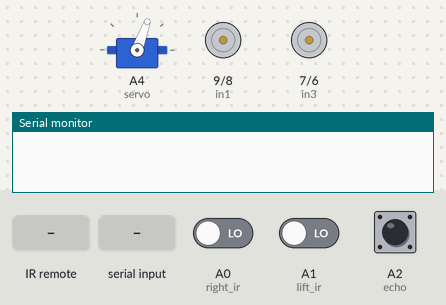
The sketch below on a simulated Arduino Uno, built with avr-gcc and run on an emulated ATmega328P. Shown: servo, motor-driver pin pairs drawn as motors (green arrow = first pin HIGH = forward, orange = second pin HIGH = backward, longer = more drive, scaled by the enable pin), the last lines printed to the serial monitor. Wiring (inferred from the names in the program): servo: signal A4. The inputs (shaded band) are chosen by the test bench; at power-on: A2 (echo) LOW, A0 (right_ir) LOW, A1 (lift_ir) LOW. Servo pulses on a pin are drawn as a servo (544–2400 µs = 0–180°).

Above: at 4.7 s.
4.8 s: infrared code 0xFF7A85 received
At 7.6 s:
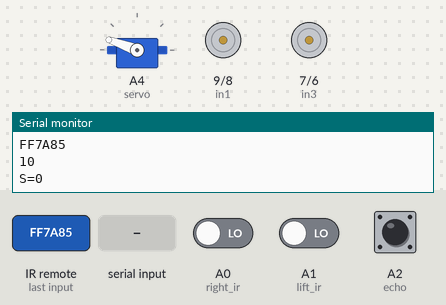
7.8 s: A2 (echo) pulsed HIGH 2 times (0.12 s each, 0.3 s apart)
10.8 s: infrared code 0xFF18E7 received
At 12.08 s:
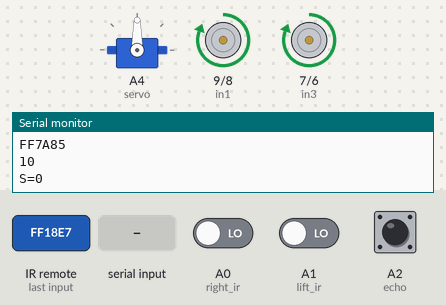
At 13.5 s:
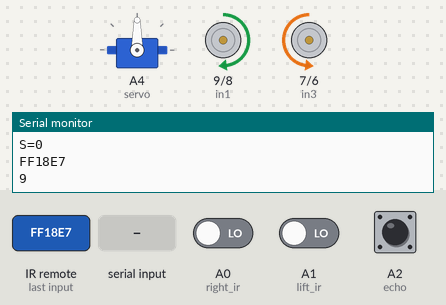
13.8 s: "1\n" received over the second serial link
At 19.4 s:
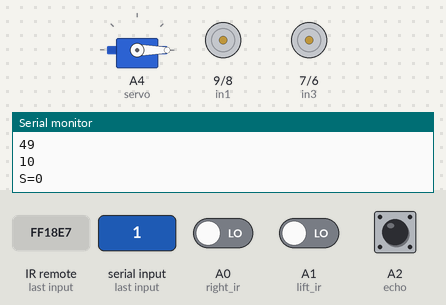
19.8 s: "0\n" received over the second serial link
28.8 s: infrared code 0xFFA857 received
Timing chart, 0 to 32.8 s (numbered marks = the images above; inputs shaded):
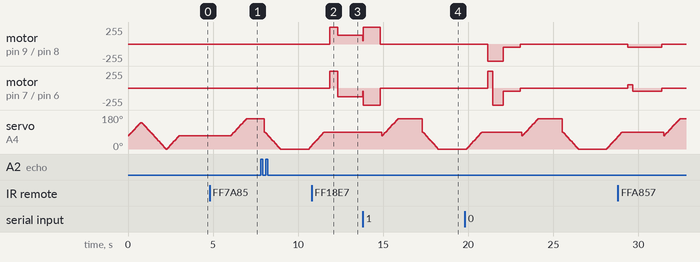

The sketch:

remot_arduino_car.ino
```cpp
#include <SoftwareSerial.h>
SoftwareSerial BT_Serial(2, 3); // RX, TX
#include <IRremote.h>
const int RECV_PIN = A5;
IRrecv irrecv(RECV_PIN);
decode_results results;

#define enA 10
#define in1 9
#define in2 8
#define in3 7
#define in4 6
#define enB 5

#define servo A4

#define right_ir A0
#define lift_ir A1

#define echo A2
#define trigger A3

int distance_L, distance_F = 30, distance_R;
long distance;
int set = 20;

int bt_ir_data;
int Speed = 130;
int mode=0;
int IR_data;


long IRremote_data(){
     if(results.value==0xFF02FD){IR_data=1;}
else if(results.value==0xFF9867){IR_data=2;}
else if(results.value==0xFFE01F){IR_data=3;}
else if(results.value==0xFF906F){IR_data=4;}
else if(results.value==0xFF629D || results.value==0xFFA857){IR_data=5;}
else if(results.value==0xFF30CF){IR_data=8;}
else if(results.value==0xFF18E7){IR_data=9;}
else if(results.value==0xFF7A85){IR_data=10;}
return IR_data;
}

void servoPulse (int pin, int angle){
int pwm = (angle*11) + 500; // Convert angle to microseconds
 digitalWrite(pin, HIGH);
 delayMicroseconds(pwm);
 digitalWrite(pin, LOW);
 delay(50);
}


// Ultrasonic_read
long Ultrasonic_read(){
  digitalWrite(trigger, LOW);
  delayMicroseconds(2);
  digitalWrite(trigger, HIGH);
  delayMicroseconds(10);
  distance = pulseIn (echo, HIGH);
  return distance / 29 / 2;
}

void compareDistance(){
       if (distance_L > distance_R){
  turnLeft();
  delay(350);
  }
  else if (distance_R > distance_L){
  turnRight();
  delay(350);
  }
  else{
  backword();
  delay(300);
  turnRight();
  delay(600);
  }
}

void Check_side(){
    Stop();
    delay(100);
 for (int angle = 70; angle <= 160; angle += 5)  {
   servoPulse(servo, angle);  }
    delay(300);
    distance_L = Ultrasonic_read();
    delay(100);
  for (int angle = 90; angle >= 0; angle -= 5)  {
   servoPulse(servo, angle);  }
    delay(500);
    distance_R = Ultrasonic_read();
    delay(100);
 for (int angle = 0; angle <= 90; angle += 5)  {
   servoPulse(servo, angle);  }
    delay(300);
    compareDistance();
}

void forword(){
digitalWrite(in1, HIGH); //right forward
digitalWrite(in2, LOW);  //right backword
digitalWrite(in3, LOW);  //left backword
digitalWrite(in4, HIGH); //left forward
}

void backword(){
digitalWrite(in1, LOW);
digitalWrite(in2, HIGH);
digitalWrite(in3, HIGH);
digitalWrite(in4, LOW);
}

void turnRight(){
digitalWrite(in1, LOW);
digitalWrite(in2, HIGH);
digitalWrite(in3, LOW);
digitalWrite(in4, HIGH);
}

void turnLeft(){
digitalWrite(in1, HIGH);
digitalWrite(in2, LOW);
digitalWrite(in3, HIGH);
digitalWrite(in4, LOW);
}

void Stop(){
digitalWrite(in1, LOW);
digitalWrite(in2, LOW);
digitalWrite(in3, LOW);
digitalWrite(in4, LOW);
}

void setup(){

pinMode(right_ir, INPUT);
pinMode(lift_ir, INPUT);

pinMode(echo, INPUT );
pinMode(trigger, OUTPUT);

pinMode(enA, OUTPUT);
pinMode(in1, OUTPUT);
pinMode(in2, OUTPUT);
pinMode(in3, OUTPUT);
pinMode(in4, OUTPUT);
pinMode(enB, OUTPUT);

irrecv.enableIRIn();
irrecv.blink13(true);

Serial.begin(9600);
BT_Serial.begin(9600);

pinMode(servo, OUTPUT);

 for (int angle = 70; angle <= 140; angle += 5)  {
   servoPulse(servo, angle);  }
 for (int angle = 140; angle >= 0; angle -= 5)  {
   servoPulse(servo, angle);  }

 for (int angle = 0; angle <= 70; angle += 5)  {
   servoPulse(servo, angle);  }
delay(500);
}


void loop(){

if(BT_Serial.available() > 0){
bt_ir_data = BT_Serial.read();
Serial.println(bt_ir_data);
if(bt_ir_data > 20){Speed = bt_ir_data;}
}

if (irrecv.decode(&results)) {
Serial.println(results.value,HEX);
bt_ir_data = IRremote_data();
Serial.println(bt_ir_data);
irrecv.resume(); // Receive the next value
delay(100);
}

     if(bt_ir_data == 8){mode=0; Stop();}    //Android Application and IR Remote Control
else if(bt_ir_data == 9){mode=1; Speed=130;} //Line Follower
else if(bt_ir_data ==10){mode=2; Speed=255;} //Obstacle Avoiding

analogWrite(enA, Speed);
analogWrite(enB, Speed);

if(mode==0){
  // Key Control Command
     if(bt_ir_data == 1){forword(); } // forward
else if(bt_ir_data == 2){backword();} // back
else if(bt_ir_data == 3){turnLeft();} // left
else if(bt_ir_data == 4){turnRight();}// right
else if(bt_ir_data == 5){Stop(); }    // Stop

// Voice Control Command
else if(bt_ir_data == 6){turnLeft();  delay(400);  bt_ir_data = 5;}
else if(bt_ir_data == 7){turnRight(); delay(400);  bt_ir_data = 5;}
}

if(mode==1){
// Line Follower Control
if((digitalRead(right_ir) == 0)&&(digitalRead(lift_ir) == 0)){forword();}
if((digitalRead(right_ir) == 1)&&(digitalRead(lift_ir) == 0)){turnRight();}
if((digitalRead(right_ir) == 0)&&(digitalRead(lift_ir) == 1)){turnLeft();}
if((digitalRead(right_ir) == 1)&&(digitalRead(lift_ir) == 1)){Stop();}
}

if(mode==2){
// Obstacle Avoiding Control
 distance_F = Ultrasonic_read();
 Serial.print("S=");Serial.println(distance_F);
  if (distance_F > set){forword();}
    else{Check_side();}
}

delay(10);
}
```

Measured:
- after the input at 4.8 s, servo on A4 (servo): moves from 70° to 160° over 0.88 s, starting after 1.3 s
- after the input at 10.8 s, servo on A4 (servo): goes on until 11.5 s, then stays 90°
- after the input at 13.8 s, motor on pin 9 (in1) / pin 8 (in2): forward 130/255 → forward 255/255 at once, → stopped 1.0 s later; motor on pin 7 (in3) / pin 6 (in4): backward 130/255 → backward 255/255 at once, → stopped 1.0 s later
